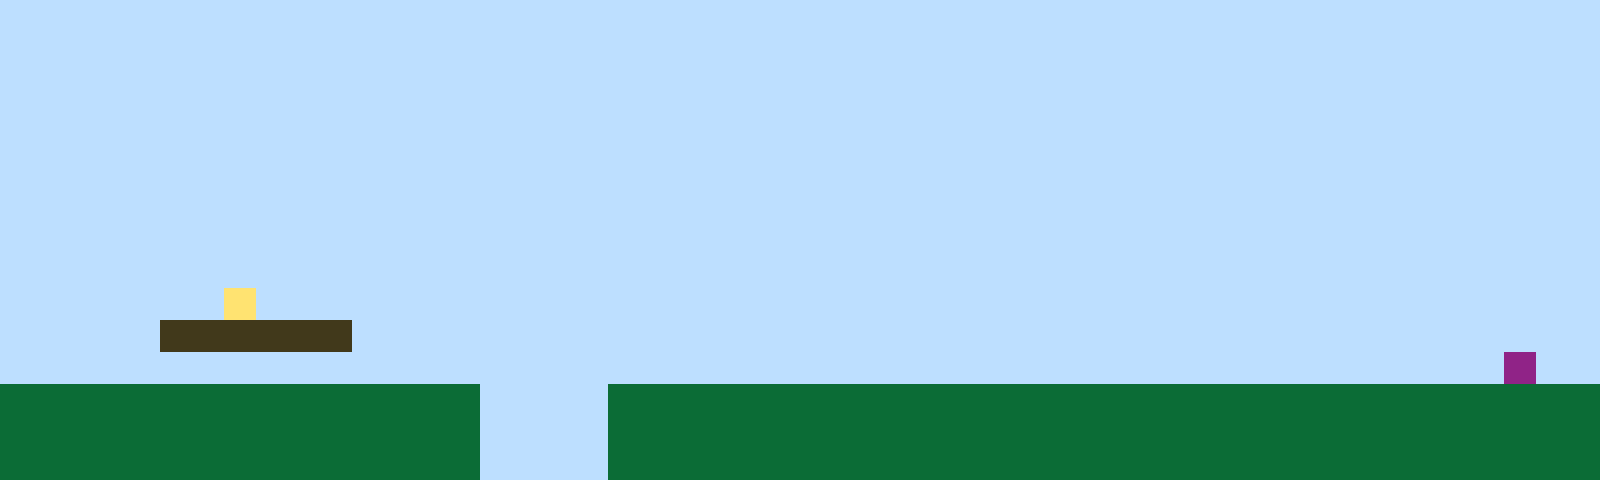

Below is a game level as drawn by its tile map, then a one-line description and the .tmx file that defines it, in full:
An orthogonal 50x15 tile map with 32x32 px tiles, 1 tile layer (Tile Layer 1).

<map version="1.10" tiledversion="1.11.2" orientation="orthogonal" renderorder="right-up" width="50" height="15" tilewidth="32" tileheight="32" infinite="0" nextlayerid="2" nextobjectid="1"><editorsettings><export target="map1.csv" format="csv" /></editorsettings><tileset firstgid="1" name="sprites" tilewidth="32" tileheight="32" tilecount="6" columns="3"><image source="sprites.png" width="96" height="64" /></tileset><layer id="1" name="Tile Layer 1" width="50" height="15"><data encoding="csv">1,1,1,1,1,1,1,1,1,1,1,1,1,1,1,1,1,1,1,1,1,1,1,1,1,1,1,1,1,1,1,1,1,1,1,1,1,1,1,1,1,1,1,1,1,1,1,1,1,1,1,1,1,1,1,1,1,1,1,1,1,1,1,1,1,1,1,1,1,1,1,1,1,1,1,1,1,1,1,1,1,1,1,1,1,1,1,1,1,1,1,1,1,1,1,1,1,1,1,1,1,1,1,1,1,1,1,1,1,1,1,1,1,1,1,1,1,1,1,1,1,1,1,1,1,1,1,1,1,1,1,1,1,1,1,1,1,1,1,1,1,1,1,1,1,1,1,1,1,1,1,1,1,1,1,1,1,1,1,1,1,1,1,1,1,1,1,1,1,1,1,1,1,1,1,1,1,1,1,1,1,1,1,1,1,1,1,1,1,1,1,1,1,1,1,1,1,1,1,1,1,1,1,1,1,1,1,1,1,1,1,1,1,1,1,1,1,1,1,1,1,1,1,1,1,1,1,1,1,1,1,1,1,1,1,1,1,1,1,1,1,1,1,1,1,1,1,1,1,1,1,1,1,1,1,1,1,1,1,1,1,1,1,1,1,1,1,1,1,1,1,1,1,1,1,1,1,1,1,1,1,1,1,1,1,1,1,1,1,1,1,1,1,1,1,1,1,1,1,1,1,1,1,1,1,1,1,1,1,1,1,1,1,1,1,1,1,1,1,1,1,1,1,1,1,1,1,1,1,1,1,1,1,1,1,1,1,1,1,1,1,1,1,1,1,1,1,1,1,1,1,1,1,1,1,1,1,1,1,1,1,1,1,1,1,1,1,1,1,1,1,1,1,1,1,1,1,1,1,1,1,1,1,1,1,1,1,1,1,1,1,1,1,1,1,1,1,1,1,1,1,1,1,1,1,1,1,1,1,1,1,1,1,1,1,1,1,1,1,1,1,1,1,1,1,1,1,1,1,1,1,1,1,1,1,1,1,1,1,1,1,1,1,1,1,1,1,1,1,1,1,1,1,1,1,1,1,4,1,1,1,1,1,1,1,1,1,1,1,1,1,1,1,1,1,1,1,1,1,1,1,1,1,1,1,1,1,1,1,1,1,1,1,1,1,1,1,1,1,1,1,1,1,1,1,3,3,3,3,3,3,1,1,1,1,1,1,1,1,1,1,1,1,1,1,1,1,1,1,1,1,1,1,1,1,1,1,1,1,1,1,1,1,1,1,1,1,1,1,1,1,1,1,1,1,1,1,1,1,1,1,1,1,1,1,1,1,1,1,1,1,1,1,1,1,1,1,1,1,1,1,1,1,1,1,1,1,1,1,1,1,1,1,1,1,1,1,6,1,1,2,2,2,2,2,2,2,2,2,2,2,2,2,2,2,1,1,1,1,2,2,2,2,2,2,2,2,2,2,2,2,2,2,2,2,2,2,2,2,2,2,2,2,2,2,2,2,2,2,2,2,2,2,2,2,2,2,2,2,2,2,2,2,2,2,1,1,1,1,2,2,2,2,2,2,2,2,2,2,2,2,2,2,2,2,2,2,2,2,2,2,2,2,2,2,2,2,2,2,2,2,2,2,2,2,2,2,2,2,2,2,2,2,2,2,1,1,1,1,2,2,2,2,2,2,2,2,2,2,2,2,2,2,2,2,2,2,2,2,2,2,2,2,2,2,2,2,2,2,2</data></layer></map>
